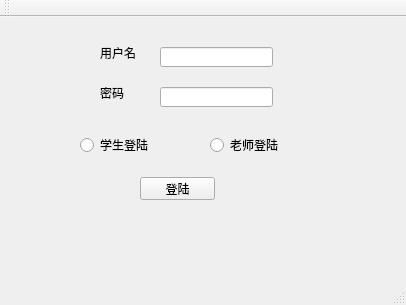
<?xml version="1.0" encoding="UTF-8"?>
<ui version="4.0">
 <class>MainWindow</class>
 <widget class="QMainWindow" name="MainWindow">
  <property name="geometry">
   <rect>
    <x>0</x>
    <y>0</y>
    <width>406</width>
    <height>305</height>
   </rect>
  </property>
  <property name="windowTitle">
   <string>上机管理系统登陆界面</string>
  </property>
  <widget class="QWidget" name="centralWidget">
   <widget class="QLineEdit" name="lineEdit">
    <property name="geometry">
     <rect>
      <x>160</x>
      <y>30</y>
      <width>113</width>
      <height>20</height>
     </rect>
    </property>
   </widget>
   <widget class="QLineEdit" name="lineEdit_2">
    <property name="geometry">
     <rect>
      <x>160</x>
      <y>70</y>
      <width>113</width>
      <height>20</height>
     </rect>
    </property>
    <property name="echoMode">
     <enum>QLineEdit::Password</enum>
    </property>
   </widget>
   <widget class="QPushButton" name="pushButton">
    <property name="geometry">
     <rect>
      <x>140</x>
      <y>160</y>
      <width>75</width>
      <height>23</height>
     </rect>
    </property>
    <property name="text">
     <string>登陆</string>
    </property>
   </widget>
   <widget class="QLabel" name="label">
    <property name="geometry">
     <rect>
      <x>120</x>
      <y>210</y>
      <width>141</width>
      <height>31</height>
     </rect>
    </property>
    <property name="text">
     <string/>
    </property>
   </widget>
   <widget class="QRadioButton" name="radioButton">
    <property name="geometry">
     <rect>
      <x>80</x>
      <y>120</y>
      <width>89</width>
      <height>16</height>
     </rect>
    </property>
    <property name="text">
     <string>学生登陆</string>
    </property>
   </widget>
   <widget class="QRadioButton" name="radioButton_2">
    <property name="geometry">
     <rect>
      <x>210</x>
      <y>120</y>
      <width>89</width>
      <height>16</height>
     </rect>
    </property>
    <property name="text">
     <string>老师登陆</string>
    </property>
   </widget>
   <widget class="QLabel" name="label_2">
    <property name="geometry">
     <rect>
      <x>100</x>
      <y>20</y>
      <width>54</width>
      <height>31</height>
     </rect>
    </property>
    <property name="text">
     <string>用户名</string>
    </property>
   </widget>
   <widget class="QLabel" name="label_3">
    <property name="geometry">
     <rect>
      <x>100</x>
      <y>60</y>
      <width>54</width>
      <height>31</height>
     </rect>
    </property>
    <property name="text">
     <string>密码</string>
    </property>
   </widget>
  </widget>
  <widget class="QMenuBar" name="menuBar">
   <property name="geometry">
    <rect>
     <x>0</x>
     <y>0</y>
     <width>406</width>
     <height>23</height>
    </rect>
   </property>
  </widget>
  <widget class="QToolBar" name="mainToolBar">
   <attribute name="toolBarArea">
    <enum>TopToolBarArea</enum>
   </attribute>
   <attribute name="toolBarBreak">
    <bool>false</bool>
   </attribute>
  </widget>
  <widget class="QStatusBar" name="statusBar"/>
  <action name="action">
   <property name="text">
    <string>说明信息</string>
   </property>
  </action>
 </widget>
 <layoutdefault spacing="6" margin="11"/>
 <resources/>
 <connections/>
</ui>
